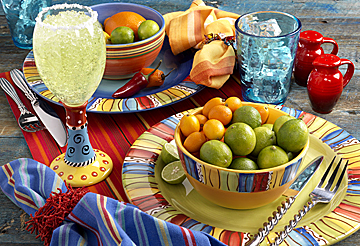
#> input picture local/imgs/sample_img.jpg, 360 x 246 px
$ jupyter execute --allow-errors 'NOTES 02.03 - PYTHON NUMPY.ipynb'   (shell and % lines are left out)
#> lines starting #> are read from the running program, lines starting #| are printed output that depends on the picture
### init.py
course_id = '20201.ai4eng'
github_repo = 'rramosp/%s'%course_id
zip_file_url="https://github.com/%s/archive/master.zip"%github_repo
endpoint = 'https://m3g87w9l3k.execute-api.us-west-2.amazonaws.com/dev/rlxmooc'
#endpoint = 'http://localhost:5000/rlxmooc'

# [10 lines left out: function get_last_modif_date, not called in this run]

def init(force_download=False):

    if force_download or not os.path.exists("local"):
        print("replicating local resources")
        dirname = course_id+"-master/"
        if os.path.exists(dirname):
            shutil.rmtree(dirname)
        r = requests.get(zip_file_url)
        z = zipfile.ZipFile(io.BytesIO(r.content))
        z.extractall()
        if os.path.exists("local"):
            shutil.rmtree("local")
        shutil.move(dirname+"/local", "local")
        shutil.rmtree(dirname)

def get_weblink():
    from IPython.display import HTML
    print ("endpoint", endpoint)
    return HTML("<h3>See <a href='"+endpoint+"/web/login' target='_blank'>my courses and progress</a></h2>")

# [11 lines left out: function install_sourcedefender, not called in this run]


import requests, zipfile, io, os, shutil, subprocess
try:
    import sourcedefender
except ModuleNotFoundError:
    install_sourcedefender()
    import sourcedefender

### NOTES 02.03 - PYTHON NUMPY.ipynb
[cell 1]
import init; init.init(force_download=False); init.get_weblink()

[cell 2]
import numpy as np

# `numpy` is mostly about matrix data manipulation

see this cheat sheet: https://s3.amazonaws.com/assets.datacamp.com/blog_assets/Numpy_Python_Cheat_Sheet.pdf

Python **lists** do not implement matrix semantics

[cell 3]
a = [ 1, 2, 3]
b = [10,20,30]
a + b

[cell 4]
a = np.array([1,2,3])
b = np.array([10,20,30])
a + b

## Many ways of creating arrays

[cell 5]
# manually
a = np.array([[1,2,3],[4,5,6]])
a

[cell 6]
# random creation
a = np.random.random(size=(3,5))
a

[cell 7]
a = np.random.normal(size=(2,3,4))
a

[cell 8]
a = np.random.randint(100, size=(4,10))
a

[cell 9]
# deterministic
np.eye(3)

[cell 10]
np.linspace(-3,20,10)

[cell 11]
np.arange(-3,20)

[cell 12]
np.arange(-3,2)

[cell 13]
np.zeros((5,10))

[cell 14]
np.ones((5,10))

## Info on arrays

[cell 15]
a = np.random.randint(100, size=(3,4))
a

[cell 16]
a.shape, len(a)

[cell 17]
len(a.shape)

[cell 18]
a.size

[cell 19]
a.dtype

[cell 20]
b = a.astype(np.float32)
b

## Operations with arrays

**element by element**

[cell 21]
a = np.array([3,5,4])
b = np.array([10,5,30])

[cell 22]
a + b

[cell 23]
a * b

[cell 24]
b ** a

[cell 25]
np.sin(a)

[cell 26]
a == b

**matrix operations**

[cell 27]
a.sum()

[cell 28]
np.sum(a), np.max(a), np.min(a), np.mean(a), np.std(a), np.product(a)

[cell 29]
a.dot(b)

[cell 30]
np.sum(a*b)

[cell 31]
a = np.random.randint(100, size=(3,4))
a

[cell 32]
a.T

[cell 33]
a = np.array([3,5,4])
b = np.array([10,5,30])

[cell 34]
np.allclose(a,b)

[cell 35]
np.any(a==b)

## Indexing

[cell 36]
a = np.random.randint(100, size=(6,10))
a

[cell 37]
a[1]

[cell 38]
a[:,1]

[cell 39]
a[1,:]

[cell 40]
a[:3]

[cell 41]
a[:,3:8]

[cell 42]
a[2:-1,3:-2]

boolean indices

[cell 43]
a = np.random.randint(100, size=(10))
a

[cell 44]
a[[ True,  True, False, False, False, False,  True, False, False, False]]

[cell 45]
a<50

[cell 46]
a[a<50]

[cell 47]
a[(a<50)&(a%2==0)]

## Axis operations

[cell 48]
a = np.random.randint(100, size=(6,10))
a

[cell 49]
np.max(a, axis=0)

[cell 50]
np.max(a, axis=1)

[cell 51]
np.mean(a, axis=1)

[cell 52]
np.argmax(a, axis=1)

**reshaping is very useful**

[cell 53]
a.shape

[cell 54]
a.reshape(5,12)

[cell 55]
a.reshape(5,-1)

## Many things can be represented by matrices. For instance, images

[cell 56]
from skimage import io
import matplotlib.pyplot as plt

[cell 57]
img = io.imread("local/imgs/sample_img.jpg")
#> img is the input picture: shape (246, 360, 3); mean R, G, B 141.1, 120.4, 95.2
type(img)

[cell 58]
img.shape
#> Out = (246, 360, 3)

[cell 59]
np.min(img), np.max(img)
#> Out = (0, 255)

convert it to standard [0,1] range

[cell 60]
img = img/255

[cell 61]
np.min(img), np.max(img)
#> Out = (0, 1)

[cell 62]
plt.imshow(img)
#> (this line was passed over: IPython is not available in this run)

observe the channel composition of the image: lighter $\rightarrow$ greater color presence

[cell 63]
cnames = ["red", "green", "blue"]
plt.figure(figsize=(20,4))
#> (this line was passed over: IPython is not available in this run)
#> (the rest of this cell did not finish here and is left out)

grayscale version

[cell 64]
plt.imshow(np.mean(img, axis=2), plt.cm.Greys_r)
#> (this line was passed over: IPython is not available in this run)

[cell 65]
plt.imshow(img[:img.shape[0]//2,:,:])
#> (this line was passed over: IPython is not available in this run)

[cell 66]
plt.imshow(img[:,img.shape[1]//2:,:])
#> (this line was passed over: IPython is not available in this run)

[cell 67]
plt.imshow(img[90:220, 150:330,:])
#> (this line was passed over: IPython is not available in this run)

**copy an array**

[cell 68]
img2 = img.copy()
id(img), id(img2)
#> Out = (140570702922640, 140570702924752)

increase luminosity

[cell 69]
img2[90:220, 150:330,:] *= 2
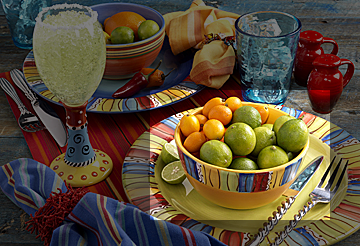
#> img2: shape (246, 360, 3) float64; mean R, G, B 0.705, 0.6, 0.442; drawn with min black and max white
plt.imshow(img2)
#> (this line was passed over: IPython is not available in this run)
